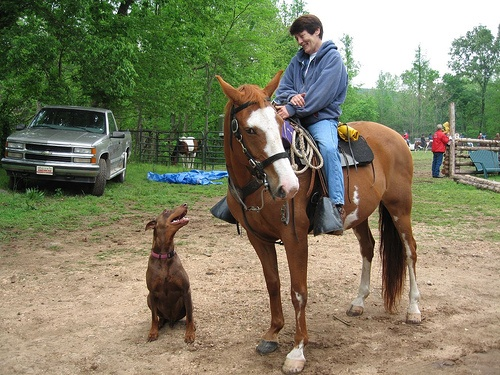
#> input picture horse.jpg, 500 x 375 px
$ python app.py
#> lines starting #> are read from the running program, lines starting #| are printed output that depends on the picture; after the words box and inside, x2 and y2 are one past the last pixel; in counts of white or black regions, pixels touching at a corner belong together
# pip install opencv-python numpy matplotlib

import cv2
import numpy as np
from matplotlib import pyplot as plt

# Load the image
image = cv2.imread('horse.jpg')
#> image is the input picture: shape (375, 500, 3); mean B, G, R 101, 127.1, 128.4
gray = cv2.cvtColor(image, cv2.COLOR_BGR2GRAY)

# Apply a threshold to get a binary image
ret, binary = cv2.threshold(gray, 0, 255, cv2.THRESH_BINARY_INV + cv2.THRESH_OTSU)
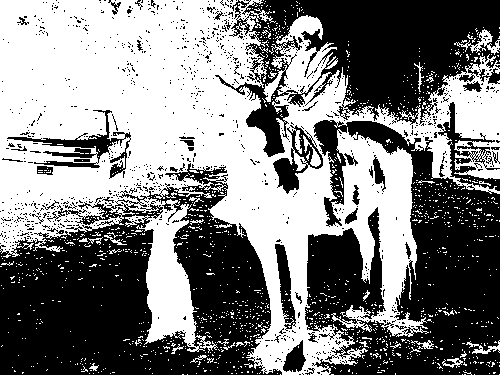
#> binary: shape (375, 500); 50.1% white; 1010 black regions (963 under 20 px), largest, box (x1, y1, x2, y2) and area: (0, 163, 282, 375) 34656, (305, 120, 500, 375) 28147, (215, 0, 500, 157) 20963
#> ret = 124

# Remove noise using morphological operations
kernel = np.ones((3, 3), np.uint8)
opening = cv2.morphologyEx(binary, cv2.MORPH_OPEN, kernel, iterations=2)
#> opening: shape (375, 500); 38.5% white; 66 white regions (2 under 20 px), largest, box (x1, y1, x2, y2) and area: (0, 0, 343, 370) 51117, (338, 133, 417, 320) 7512, (146, 213, 196, 343) 4281

# Sure background area
sure_bg = cv2.dilate(opening, kernel, iterations=3)
#> sure_bg: shape (375, 500); 50.2% white; 31 black regions (17 under 20 px), largest, box (x1, y1, x2, y2) and area: (213, 0, 500, 375) 53871, (0, 161, 279, 375) 37582, (67, 135, 116, 164) 517

# Finding sure foreground area
dist_transform = cv2.distanceTransform(opening, cv2.DIST_L2, 5)
ret, sure_fg = cv2.threshold(dist_transform, 0.7 * dist_transform.max(), 255, 0)
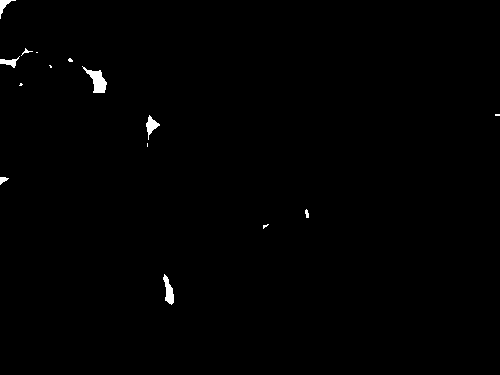
#> sure_fg: shape (375, 500) float32; 0.52% white; 15 white regions (7 under 20 px), largest, box (x1, y1, x2, y2) and area: (82, 66, 107, 93) 298, (163, 274, 174, 305) 183, (146, 115, 160, 140) 145
#> ret = 17.78

# Finding unknown region
sure_fg = np.uint8(sure_fg)
unknown = cv2.subtract(sure_bg, sure_fg)
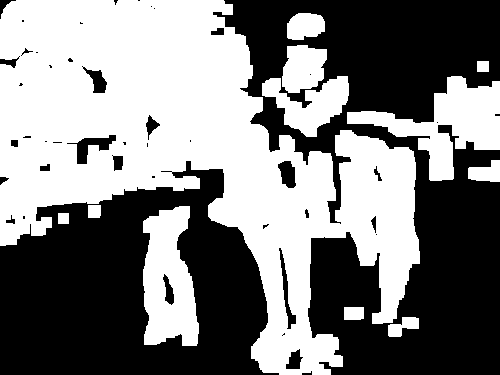
#> unknown: shape (375, 500); 49.7% white; 12 white regions, largest, box (x1, y1, x2, y2) and area: (0, 0, 420, 375) 74390, (347, 76, 500, 181) 6293, (143, 206, 199, 346) 5691

# Marker labelling
ret, markers = cv2.connectedComponents(sure_fg)
#> markers: shape (375, 500) int32; 16 distinct labels, from 0 to 15
#> ret = 16

# Add one to all labels so that sure background is not 0, but 1
markers = markers + 1
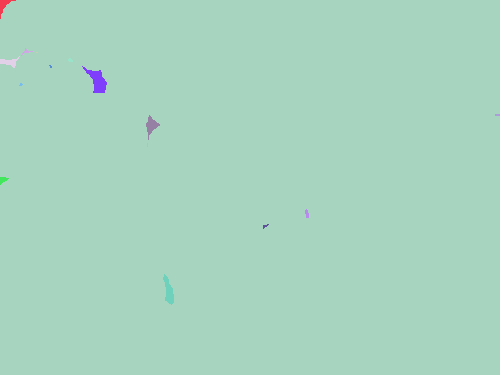
#> markers: shape (375, 500) int32; 16 distinct labels, from 1 to 16; one colour per label, 0 black

# Now, mark the region of unknown with zero
markers[unknown == 255] = 0
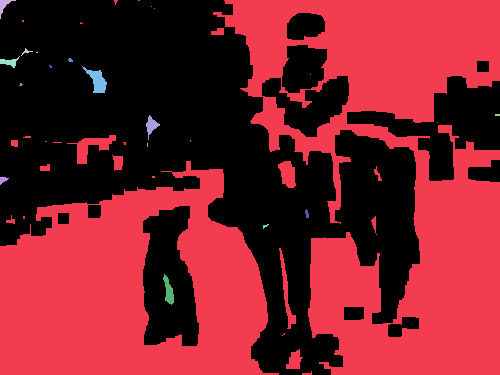
#> markers: shape (375, 500) int32; 17 distinct labels, from 0 to 16; one colour per label, 0 black

# Apply the Watershed algorithm
markers = cv2.watershed(image, markers)
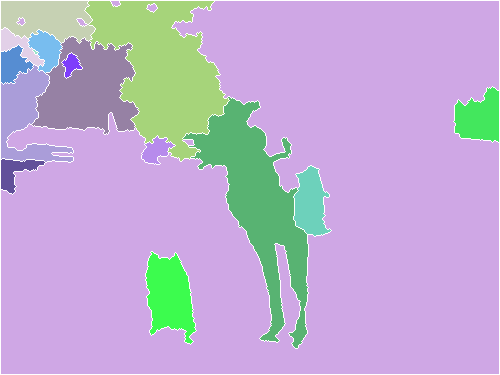
#> markers: shape (375, 500) int32; 17 distinct labels, from -1 to 16; one colour per label, 0 black, -1 white
image[markers == -1] = [255, 0, 0]
#> image: shape (375, 500, 3); 2.53% of pixels changed, all inside (x1, y1, x2, y2) = (0, 0, 500, 375)

# Display the results
plt.subplot(231), plt.imshow(cv2.cvtColor(image, cv2.COLOR_BGR2RGB)), plt.title('Original Image')
plt.subplot(232), plt.imshow(binary, cmap='gray'), plt.title('Binary Image')
plt.subplot(233), plt.imshow(sure_bg, cmap='gray'), plt.title('Sure Background')
plt.subplot(234), plt.imshow(dist_transform, cmap='gray'), plt.title('Distance Transform')
plt.subplot(235), plt.imshow(sure_fg, cmap='gray'), plt.title('Sure Foreground')
# plt.subplot(236), plt.imshow(cv2.cvtColor(image, cv2.COLOR_BGR2RGB)), plt.title('Segmented Image')
plt.show()
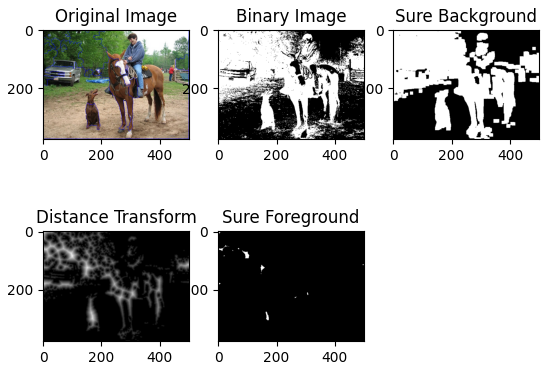
#> figure drawn by matplotlib, 5 panels
